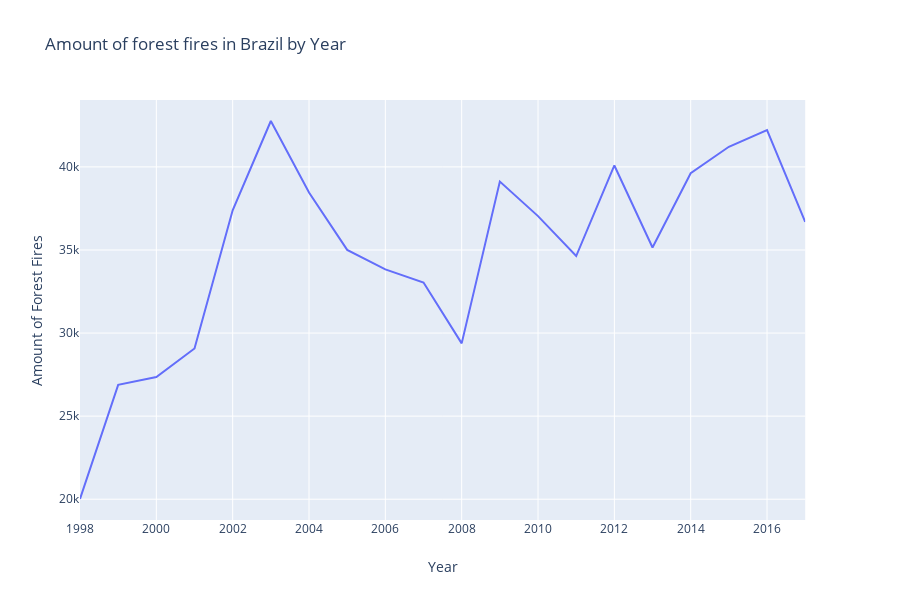

The code cell stored with this chart in its notebook:
### Code cell
fig = px.line(YEAR, x="year", y="number", title='Brazil Forest Fires by Year')
fig.update_layout(title='Amount of forest fires in Brazil by Year',
                   xaxis_title='Year',
                   yaxis_title='Amount of Forest Fires')
fig.show()

### Figure 1 — Plotly figure (JSON) as saved in the notebook; plotly's stock layout.template omitted (floating-point values rounded to 4 significant figures)
{"data": [{"hoverlabel": {"namelength": 0}, "hovertemplate": "year=%{x}<br>number=%{y}", "legendgroup": "", "line": {"color": "#636efa", "dash": "solid"}, "mode": "lines", "name": "", "showlegend": false, "type": "scatter", "x": [1998, 1999, 2000, 2001, 2002, 2003, 2004, 2005, 2006, 2007, 2008, 2009, 2010, 2011, 2012, 2013, 2014, 2015, 2016, 2017], "xaxis": "x", "y": [20010.0, 26880.0, 27350.0, 29070.0, 37390.0, 42760.0, 38450.0, 35000.0, 33830.0, 33040.0, 29380.0, 39120.0, 37040.0, 34630.0, 40080.0, 35150.0, 39620.0, 41210.0, 42210.0, 36690.0], "yaxis": "y"}], "layout": {"height": 600, "legend": {"tracegroupgap": 0}, "title": {"text": "Amount of forest fires in Brazil by Year"}, "xaxis": {"anchor": "y", "domain": [0, 0.98], "title": {"text": "Year"}}, "yaxis": {"anchor": "x", "domain": [0, 1], "title": {"text": "Amount of Forest Fires"}}}}
